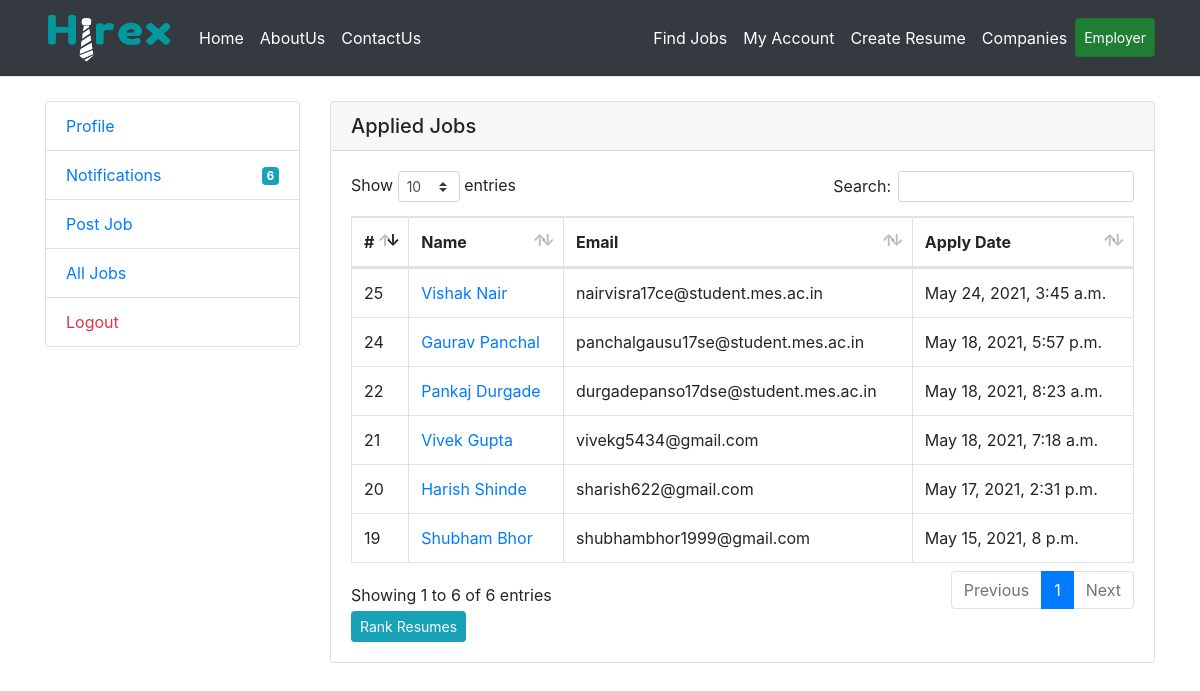
The app's page /company/applied/job/4 (signed in) with its own data.
### main/e_models.py (models this page shows, shortened)
class ApplyJob(models.Model):
    employee=models.ForeignKey(Employee,on_delete=models.SET_NULL,null=True)
    company=models.ForeignKey(Company,on_delete=models.SET_NULL,null=True)
    job=models.ForeignKey(Job,on_delete=models.SET_NULL,null=True)
    status=models.BooleanField(default=True)
    applied_time=models.DateTimeField(auto_now_add=True)

class Employee(models.Model):
    full_name=models.CharField(max_length=200)
    job_title=models.CharField(max_length=200,default='')
    email=models.CharField(max_length=200,default='',null=True)
    password=models.CharField(max_length=200,default='',null=True)
    detail=models.TextField(blank=True)
    contact_no=models.CharField(max_length=200)
    address=models.CharField(max_length=300)
    resume=models.FileField(null=True)
    active_status=models.BooleanField(default=True)
    public=models.BooleanField(default=True)

### main/views.py (the view)
# urls.py: path('company/applied/job/<int:id>',views.company_applied_jobs,name='company-applied-jobs'),
def company_applied_jobs(request,id):
    job=get_object_or_404(Job,id=id)
    company=get_object_or_404(Company,id=request.session['companyId'])
    employees=ApplyJob.objects.filter(job=job,company=company)
    return render(request,'company/applied-list.html',{'employees':employees})

### main/context_processor.py (called while the page is built)
def company_noti_count(request):
    total_notification=0
    if 'companyId' in request.session:
        company=request.session['companyId']
        total_notification=Notification.objects.filter(receiver_id=company).count()
    return {'totalNotification':total_notification}

### main/templates/company/applied-list.html (shortened to what this page needs)
{% extends "base.html" %}
{% load static %}
{% load widget_tweaks %}
{% block content %}
<div class="row">
    <div class="col-md-3">
        {% include 'company/left-sidebar.html' %}
    </div>
    <div class="col-md-9">
        <div class="card">
            <h5 class="card-header">Applied Jobs</h5>
            <div class="card-body">
                <table class="table table-bordered" id="dataTable">
                    <thead>
                        <tr>
                            <th>#</th>
                            <th>Name</th>
                            <th>Email</th>
                            <th>Apply Date</th>
                        </tr>
                    </thead>
                    <tbody>
                        {% if employees %}
                            {% for emp in employees %}
                                <tr>
                                    <td>{{emp.id}}</td>
                                    <td>
                                        <a href="/p/profile/{{emp.employee.id}}" title="click to view detail">{{emp.employee.full_name}}</a>
                                    </td>
                                    <td>{{emp.employee.email}}</td>
                                    <td>{{emp.applied_time}}</td>
                                </tr>
                            {% endfor %}
                        {% endif %}
                    </tbody>
                </table>
                <a title="Click to view list" href="/ranker" class="btn btn-sm btn-info">Rank Resumes</a>
            </div>
        </div>
    </div>
</div>
<link rel="stylesheet" href="{% static 'lib/dataTable/css/dataTables.bootstrap4.min.css' %}">
<link rel="stylesheet" href="{% static 'lib/dataTable/dataTables.min.css' %}">
{% endblock %}

### records on screen
ApplyJob: id "19", employee.full_name "Shubham Bhor", employee.email "shubhambhor1999@gmail.com", applied_time "May 15, 2021, 8 p.m."
ApplyJob: id "20", employee.full_name "Harish Shinde", employee.email "sharish622@gmail.com", applied_time "May 17, 2021, 2:31 p.m."
ApplyJob: id "21", employee.full_name "Vivek Gupta", employee.email "vivekg5434@gmail.com", applied_time "May 18, 2021, 7:18 a.m."
ApplyJob: id "22", employee.full_name "Pankaj Durgade", employee.email "durgadepanso17dse@student.mes.ac.in", applied_time "May 18, 2021, 8:23 a.m."
ApplyJob: id "24", employee.full_name "Gaurav Panchal", employee.email "panchalgausu17se@student.mes.ac.in", applied_time "May 18, 2021, 5:57 p.m."
ApplyJob: id "25", employee.full_name "Vishak Nair", employee.email "nairvisra17ce@student.mes.ac.in", applied_time "May 24, 2021, 3:45 a.m."

### other values on screen
{{ totalNotification }} "6"
